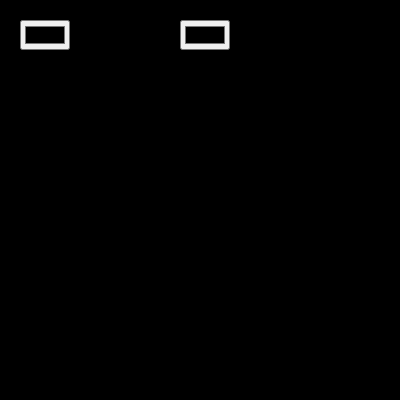
Frame 1 (no input)
Frame 60 (no input): identical to frame 1, image omitted
Frame 120 (the mouse pressed at the canvas centre since frame 60): identical to frame 1, image omitted

The p5.js sketch that drew this single still picture (run headless with seeded random() and noise() and a simulated clock; from frame 60 on, the mouse is pressed at the canvas centre):

// p5.js sketch
// ── sketch.js
let pickBg;
let pickFill;

function setup(){
    createCanvas(400, 400);
    const mainContainer = select("main");

    pickBg = createColorPicker();
    pickBg.parent(mainContainer);
    pickBg.size(50, 30);
    pickBg.position(20, 20);

    pickFill = createColorPicker();
    pickFill.parent(mainContainer);
    pickFill.size(50, 30);
    pickFill.position(180, 20);
}

function draw(){
    background(pickBg.value())
    fill(pickFill.value());

    textAlign(CENTER, CENTER);
    textSize(50);
    text('Hello World', width/2, height/2)

    textAlign(LEFT, TOP);
    textSize(15);
    text('background', 75, 30);
    text('fill', 235, 30)
}
